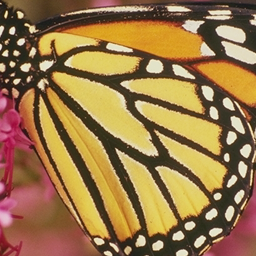
%> input picture butterfly_GT.bmp, 256 x 256 px
$ octave computepsnr.m   (GNU Octave 9; MATLAB toolbox functions it lacks are replaced by stand-ins)
%> lines starting %> are read from the running program, lines starting %| are printed output that depends on the picture
gt = imread('butterfly_GT.bmp');
%> gt is the input picture: size 256x256x3 uint8; mean R, G, B 153, 119.2, 72.8
gt = rgb2ycbcr(gt);
%> gt: size 256x256x3 uint8; mean of channels 1, 2, 3 122.5, 102.6, 146.2
gt = gt(:,:,1);
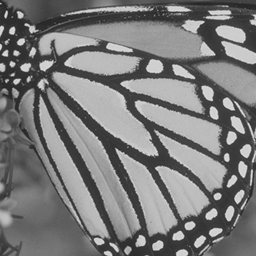
%> gt: size 256x256 uint8; min 33, max 226, mean 122.5
gt = gt(7:231,7:231,1);
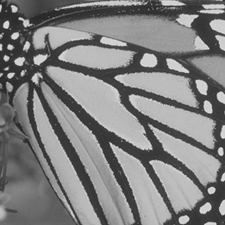
%> gt: size 225x225 uint8; min 35, max 226, mean 127.8
%gt = gt(7:255,7:255,1);

psnrs = [];
for i = 3200:50:14000
    fn = sprintf('outputs/%05d.png',i);
%> (the run ends here)
